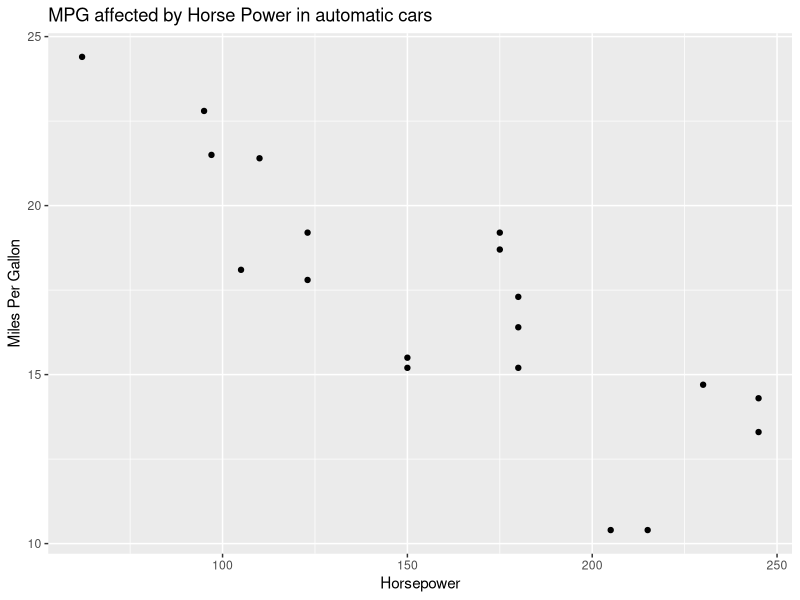
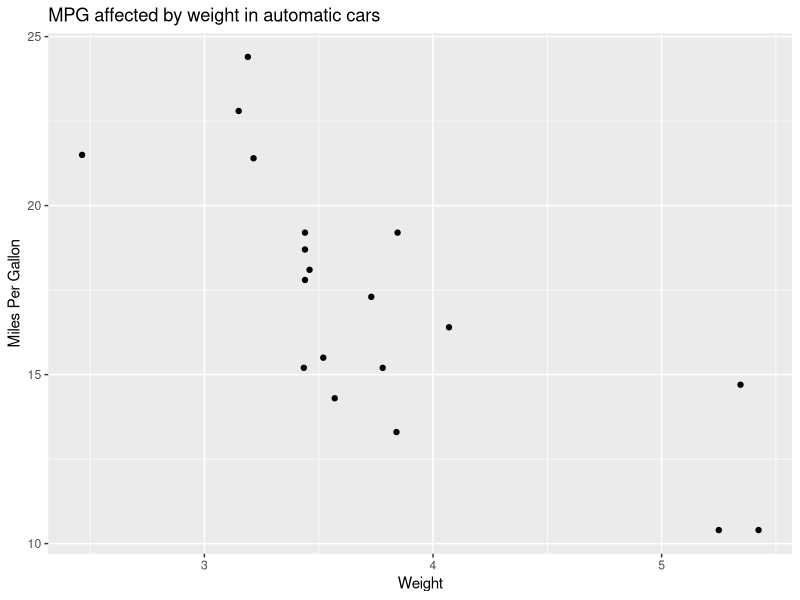

Reproduce these figures in R, in order.
library(tidyverse)

data("mtcars")
str(mtcars)
?mtcars
df = mtcars

auto = df %>%
  filter(am < 1)

write.csv(auto,"./automatic_mtcars.csv")
png("mpg_vs_hp_auto.png")
auto %>%
  ggplot(aes(x=hp,y=mpg)) +
  geom_point() + xlab("Horsepower") + ylab("Miles Per Gallon") + 
  labs(title = "MPG affected by Horse Power in automatic cars") 
dev.off()

tiff("mpg_vs_wt_auto.tiff")
auto %>%
  ggplot(aes(x=wt, y=mpg)) +
  geom_point() + labs(title = "MPG affected by weight in automatic cars") + xlab("Weight") +
  ylab("Miles Per Gallon")
dev.off()

df2 = df %>%
  filter(disp <= 200)
write.csv(df2,"./mtcars_max200_displ.csv")

max_mtcars = max(df$hp)
max_auto = max(auto$hp)
max_disp = max(df2$hp)
max_mtcars = df %>%
  filter(hp == max_mtcars)
max_auto = df %>%
  filter(hp == max_auto)
max_disp = df %>%
  filter(hp == max_disp)
df3 = rbind(max_mtcars,max_auto,max_disp)
write.table(df3,"./hp_maximums.txt", quote = FALSE, row.names = FALSE)

